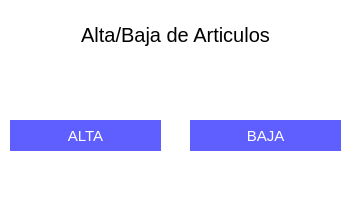
<?xml version="1.0" encoding="UTF-8"?>
<ui version="4.0">
 <class>Form</class>
 <widget class="QWidget" name="Form">
  <property name="geometry">
   <rect>
    <x>0</x>
    <y>0</y>
    <width>351</width>
    <height>209</height>
   </rect>
  </property>
  <property name="windowTitle">
   <string>Form</string>
  </property>
  <property name="styleSheet">
   <string notr="true">background-color:white;</string>
  </property>
  <widget class="QLabel" name="label">
   <property name="geometry">
    <rect>
     <x>10</x>
     <y>10</y>
     <width>331</width>
     <height>51</height>
    </rect>
   </property>
   <property name="styleSheet">
    <string notr="true">font-size:20px;</string>
   </property>
   <property name="text">
    <string>&lt;html&gt;&lt;head/&gt;&lt;body&gt;&lt;p align=&quot;center&quot;&gt;&lt;span style=&quot; font-size:15pt;&quot;&gt;Alta/Baja de Articulos&lt;/span&gt;&lt;/p&gt;&lt;/body&gt;&lt;/html&gt;</string>
   </property>
  </widget>
  <widget class="QPushButton" name="pushButton">
   <property name="geometry">
    <rect>
     <x>10</x>
     <y>120</y>
     <width>151</width>
     <height>31</height>
    </rect>
   </property>
   <property name="styleSheet">
    <string notr="true">background-color:#5f5fff;
color:white;
border:none;
font-size:15px;</string>
   </property>
   <property name="text">
    <string>ALTA</string>
   </property>
  </widget>
  <widget class="QPushButton" name="pushButton_2">
   <property name="geometry">
    <rect>
     <x>190</x>
     <y>120</y>
     <width>151</width>
     <height>31</height>
    </rect>
   </property>
   <property name="styleSheet">
    <string notr="true">background-color:#5f5fff;
color:white;
border:none;
font-size:15px;</string>
   </property>
   <property name="text">
    <string>BAJA</string>
   </property>
  </widget>
 </widget>
 <resources/>
 <connections/>
</ui>
